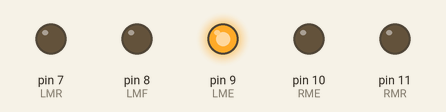
Recording of a sketch running on a simulated Arduino Uno, built with avr-gcc and run on an emulated ATmega328P. Parts: output pins drawn as LEDs (lit = HIGH).

Above: at 0.02 s.
At 0.37 s:
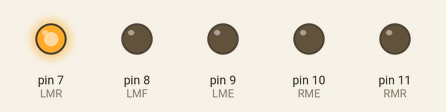
At 0.72 s:
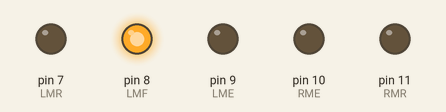
At 1.47 s:
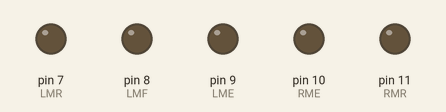
At 2.27 s:
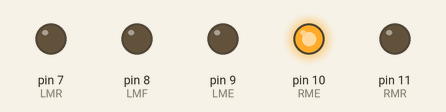
At 2.92 s:
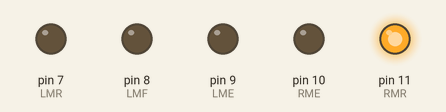
Timing chart, 0 to 3.2 s (numbered marks = the images above):
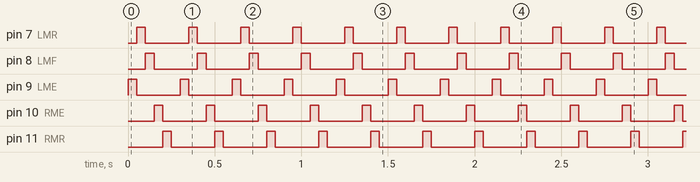

Measured:
- by itself, pin 7 (LMR), pin 8 (LMF), pin 9 (LME), pin 10 (RME), pin 11 (RMR): alternates HIGH for 0.05 s and LOW for 0.25 s
- by itself, everything shown: repeats every 0.30 s, in 6 steps

The sketch:

Hyppebeasts_rolling.ino
```cpp
int LME = 9;
int LMR = 7;
int LMF = 8;
int RME = 10;
int RMR = 11;
int RMF = 12;

void setup() {
Serial.begin(115200);
  pinMode(LME, OUTPUT);
  pinMode(RMR, OUTPUT);
  pinMode(RME, OUTPUT);
  pinMode(LMF, OUTPUT);
  pinMode(LMR, OUTPUT);
  pinMode(LME, OUTPUT);
}

void loop() {
  digitalWrite(LMR, LOW);
  digitalWrite(LMF, LOW);
  digitalWrite(RME, LOW);
  digitalWrite(RMR, LOW);
  digitalWrite(RMF, LOW);
  digitalWrite(LME, HIGH);
  delay(50);
  digitalWrite(LME, LOW);
  digitalWrite(LMR, HIGH);
  delay(50);
  digitalWrite(LMR, LOW);
  digitalWrite(LMF, HIGH);
  delay(50);
  digitalWrite(LMF, LOW);
  digitalWrite(RME, HIGH);
  delay(50);
  digitalWrite(RME, LOW);
  digitalWrite(RMR, HIGH);
  delay(50);
  digitalWrite(RMR, LOW);
  digitalWrite(RMF, HIGH);
  delay(50);
}
```
